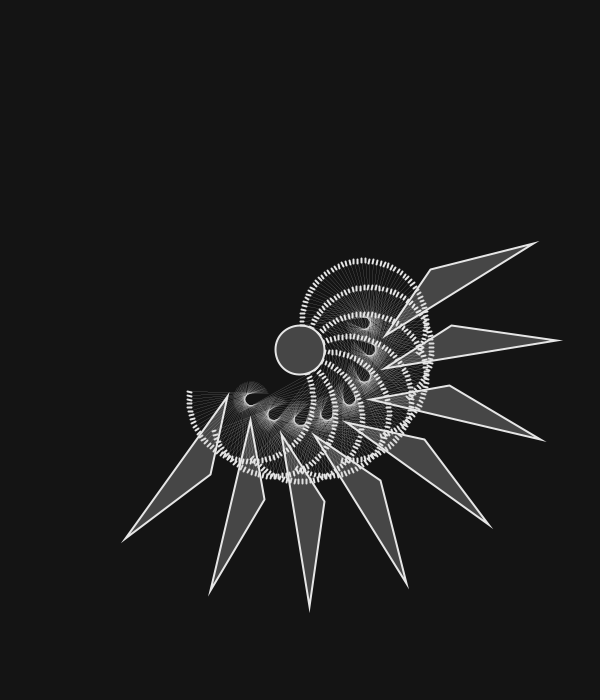
Frame 1 (no input)
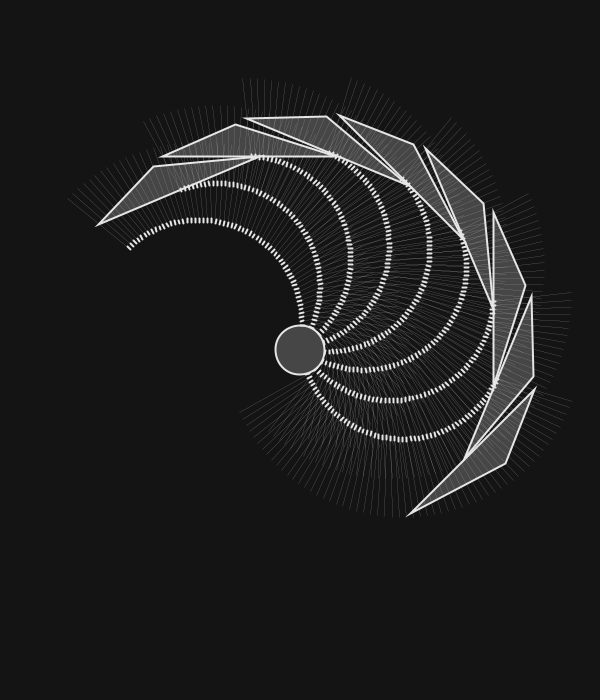
Frame 60 (the mouse pressed at the canvas centre just before this capture)
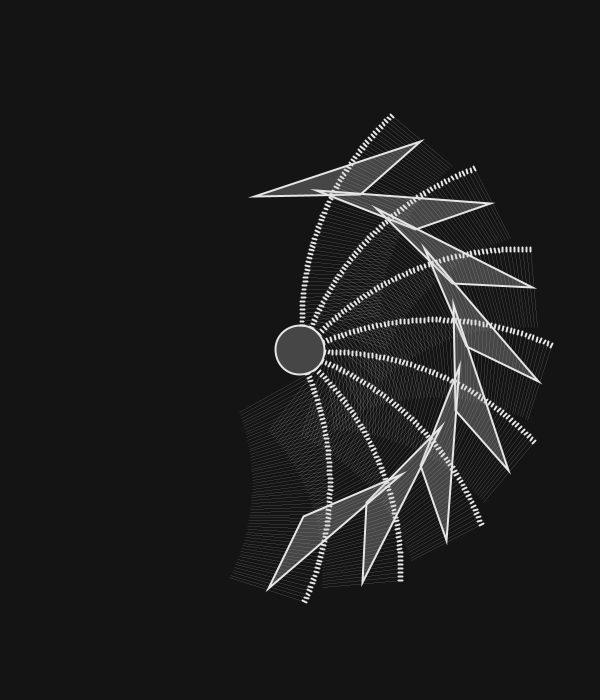
Frame 120 (the mouse held since frame 60 and released just before this capture)

The Processing sketch that drew these frames (run headless with seeded random() and noise(); from frame 60 on, the mouse is pressed at the canvas centre):

// Processing sketch: processing_693
// ── processing_693.pde

float inc = -200.0;//incremento de angulo
float dim = 50;
void setup() {
  size(600, 700);
  background(20);
  smooth();
}
void draw() {
  background(20);
  inc += 0.15;
  float angle = sin(inc) /15.0 ;
  translate(width/2,height/2);
  for (int i = 0; i < 8; i++) {
    tail(0,-dim/2, 60, angle);
    rotate(PI/8);
  }
  ellipse(0,0,dim,dim);
   
}
void tail(float x,float y, int units, float angle) {
  pushMatrix();
  translate(x, y);
 for (int i = units; i > 0; i--) {
    strokeWeight(0);
    stroke(230);//color de borde
    line(0, 0, 80, -10);
    strokeWeight(2);
    line(0,0,4,0);
    translate(0, -4);
    rotate(angle);
  }
 //noStroke();
  fill(200,200,200,70);
  triangle(40,80,40,0,-30,160);
  popMatrix();
}
